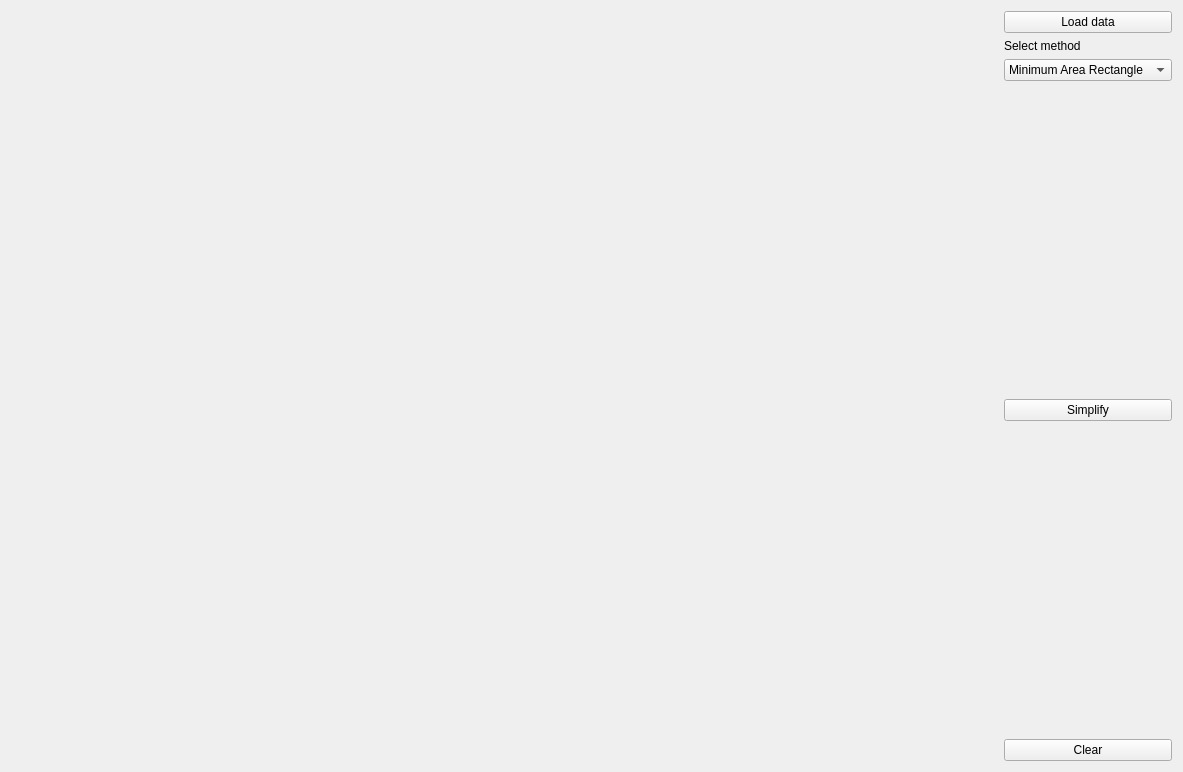
<?xml version="1.0" encoding="UTF-8"?>
<ui version="4.0">
 <class>MainForm</class>
 <widget class="QWidget" name="MainForm">
  <property name="geometry">
   <rect>
    <x>0</x>
    <y>0</y>
    <width>1183</width>
    <height>772</height>
   </rect>
  </property>
  <property name="windowTitle">
   <string>Simplify Building</string>
  </property>
  <layout class="QHBoxLayout" name="horizontalLayout">
   <item>
    <widget class="Draw" name="Canvas" native="true">
     <property name="sizePolicy">
      <sizepolicy hsizetype="Expanding" vsizetype="Expanding">
       <horstretch>0</horstretch>
       <verstretch>0</verstretch>
      </sizepolicy>
     </property>
    </widget>
   </item>
   <item>
    <layout class="QVBoxLayout" name="verticalLayout">
     <item>
      <widget class="QPushButton" name="load_data">
       <property name="text">
        <string>Load data</string>
       </property>
      </widget>
     </item>
     <item>
      <widget class="QLabel" name="label">
       <property name="text">
        <string>Select method</string>
       </property>
      </widget>
     </item>
     <item>
      <widget class="QComboBox" name="comboBox">
       <item>
        <property name="text">
         <string>Minimum Area Rectangle</string>
        </property>
       </item>
       <item>
        <property name="text">
         <string>Wall Average</string>
        </property>
       </item>
       <item>
        <property name="text">
         <string>Longest Edge</string>
        </property>
       </item>
      </widget>
     </item>
     <item>
      <spacer name="verticalSpacer">
       <property name="orientation">
        <enum>Qt::Vertical</enum>
       </property>
       <property name="sizeHint" stdset="0">
        <size>
         <width>20</width>
         <height>40</height>
        </size>
       </property>
      </spacer>
     </item>
     <item>
      <widget class="QPushButton" name="simplify">
       <property name="text">
        <string>Simplify</string>
       </property>
      </widget>
     </item>
     <item>
      <spacer name="verticalSpacer_2">
       <property name="orientation">
        <enum>Qt::Vertical</enum>
       </property>
       <property name="sizeHint" stdset="0">
        <size>
         <width>20</width>
         <height>40</height>
        </size>
       </property>
      </spacer>
     </item>
     <item>
      <widget class="QPushButton" name="clear">
       <property name="text">
        <string>Clear</string>
       </property>
      </widget>
     </item>
    </layout>
   </item>
  </layout>
 </widget>
 <customwidgets>
  <customwidget>
   <class>Draw</class>
   <extends>QWidget</extends>
   <header>draw.h</header>
   <container>1</container>
  </customwidget>
 </customwidgets>
 <resources/>
 <connections/>
</ui>
